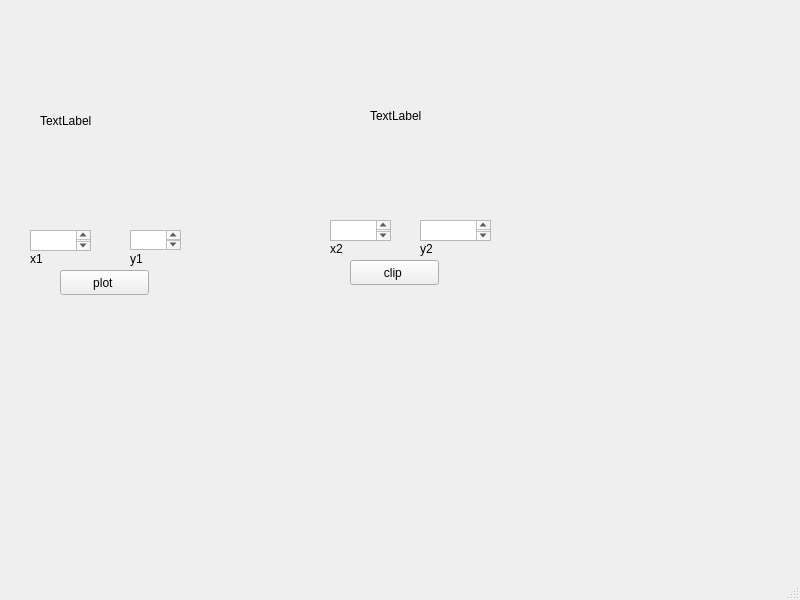
<?xml version="1.0" encoding="UTF-8"?>
<ui version="4.0">
 <class>MainWindow</class>
 <widget class="QMainWindow" name="MainWindow">
  <property name="geometry">
   <rect>
    <x>0</x>
    <y>0</y>
    <width>800</width>
    <height>600</height>
   </rect>
  </property>
  <property name="windowTitle">
   <string>MainWindow</string>
  </property>
  <widget class="QWidget" name="centralwidget">
   <widget class="QPushButton" name="pushButton">
    <property name="geometry">
     <rect>
      <x>60</x>
      <y>270</y>
      <width>89</width>
      <height>25</height>
     </rect>
    </property>
    <property name="text">
     <string>plot </string>
    </property>
   </widget>
   <widget class="QPushButton" name="pushButton_2">
    <property name="geometry">
     <rect>
      <x>350</x>
      <y>260</y>
      <width>89</width>
      <height>25</height>
     </rect>
    </property>
    <property name="text">
     <string>clip </string>
    </property>
   </widget>
   <widget class="QLabel" name="label">
    <property name="geometry">
     <rect>
      <x>40</x>
      <y>10</y>
      <width>241</width>
      <height>221</height>
     </rect>
    </property>
    <property name="text">
     <string>TextLabel</string>
    </property>
   </widget>
   <widget class="QLabel" name="label_2">
    <property name="geometry">
     <rect>
      <x>370</x>
      <y>20</y>
      <width>251</width>
      <height>191</height>
     </rect>
    </property>
    <property name="text">
     <string>TextLabel</string>
    </property>
   </widget>
   <widget class="QLabel" name="label_3">
    <property name="geometry">
     <rect>
      <x>30</x>
      <y>250</y>
      <width>67</width>
      <height>17</height>
     </rect>
    </property>
    <property name="text">
     <string>x1</string>
    </property>
   </widget>
   <widget class="QLabel" name="label_4">
    <property name="geometry">
     <rect>
      <x>130</x>
      <y>250</y>
      <width>67</width>
      <height>17</height>
     </rect>
    </property>
    <property name="text">
     <string>y1</string>
    </property>
   </widget>
   <widget class="QLabel" name="label_5">
    <property name="geometry">
     <rect>
      <x>330</x>
      <y>240</y>
      <width>67</width>
      <height>17</height>
     </rect>
    </property>
    <property name="text">
     <string>x2</string>
    </property>
   </widget>
   <widget class="QLabel" name="label_6">
    <property name="geometry">
     <rect>
      <x>420</x>
      <y>240</y>
      <width>67</width>
      <height>17</height>
     </rect>
    </property>
    <property name="text">
     <string>y2</string>
    </property>
   </widget>
   <widget class="QTextEdit" name="textEdit">
    <property name="geometry">
     <rect>
      <x>30</x>
      <y>230</y>
      <width>61</width>
      <height>21</height>
     </rect>
    </property>
   </widget>
   <widget class="QTextEdit" name="textEdit_2">
    <property name="geometry">
     <rect>
      <x>130</x>
      <y>230</y>
      <width>51</width>
      <height>20</height>
     </rect>
    </property>
   </widget>
   <widget class="QTextEdit" name="textEdit_3">
    <property name="geometry">
     <rect>
      <x>330</x>
      <y>220</y>
      <width>61</width>
      <height>21</height>
     </rect>
    </property>
   </widget>
   <widget class="QTextEdit" name="textEdit_4">
    <property name="geometry">
     <rect>
      <x>420</x>
      <y>220</y>
      <width>71</width>
      <height>21</height>
     </rect>
    </property>
   </widget>
  </widget>
  <widget class="QMenuBar" name="menubar">
   <property name="geometry">
    <rect>
     <x>0</x>
     <y>0</y>
     <width>800</width>
     <height>22</height>
    </rect>
   </property>
  </widget>
  <widget class="QStatusBar" name="statusbar"/>
 </widget>
 <resources/>
 <connections/>
</ui>
